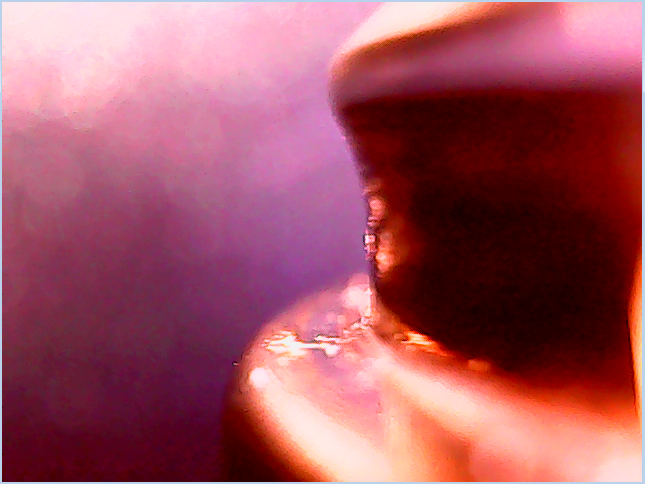
#> input picture images/1.jpg, 645 x 484 px; its folder holds only this picture in this run
$ python main.py
#> lines starting #> are read from the running program, lines starting #| are printed output that depends on the picture; after the words box and inside, x2 and y2 are one past the last pixel; in counts of white or black regions, pixels touching at a corner belong together
import cv2

for i in range(38):
    imagen = cv2.imread('images/'+str(i+1)+'.jpg')
#> imagen is the input picture: shape (484, 645, 3); mean B, G, R 97.4, 83.1, 161.3
    imagen = cv2.medianBlur(imagen,5)
    grises = cv2.cvtColor(imagen, cv2.COLOR_BGR2GRAY)
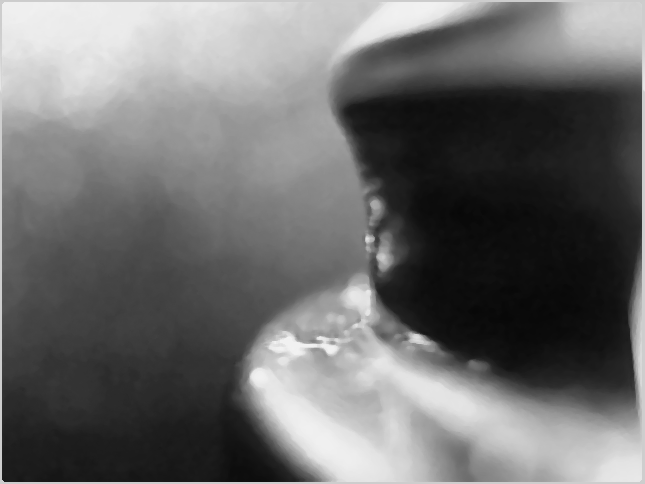
#> grises: shape (484, 645); min 7, max 243, mean 108.2
    bordes = cv2.Canny(grises, 100, 200)
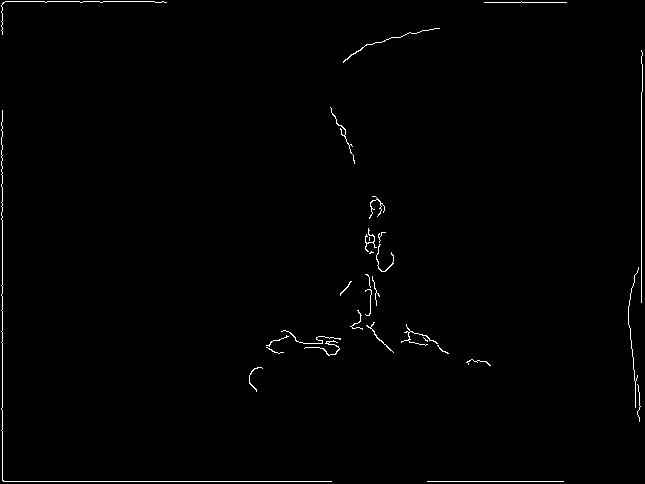
#> bordes: shape (484, 645); 0.84% white in thin lines or dots

    contornos, _ = cv2.findContours(bordes, cv2.RETR_EXTERNAL,cv2.CHAIN_APPROX_SIMPLE)
#> contornos = 30 contours, 28 with area under 20; largest, box (x1, y1, x2, y2) and area: (304, 340, 340, 356) 20, (366, 322, 394, 353) 20

    img_contor = cv2.drawContours(imagen, contornos, -1, (0,255,255), 2)
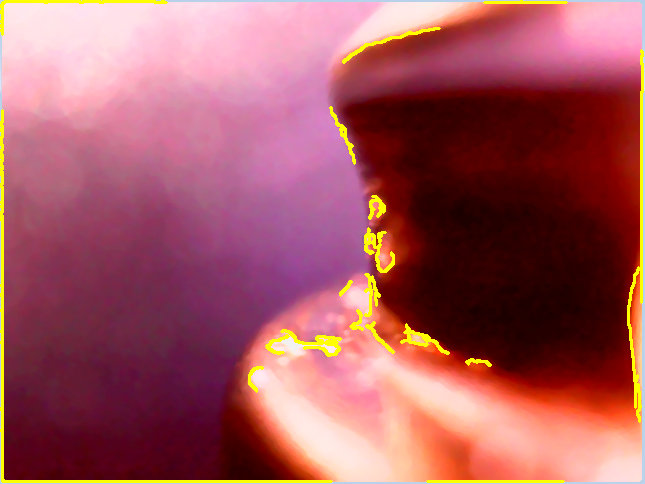
#> img_contor: shape (484, 645, 3); mean B, G, R 94.4, 86.8, 162.9
#> (the run stopped early here; a loop or call above may not have finished)
